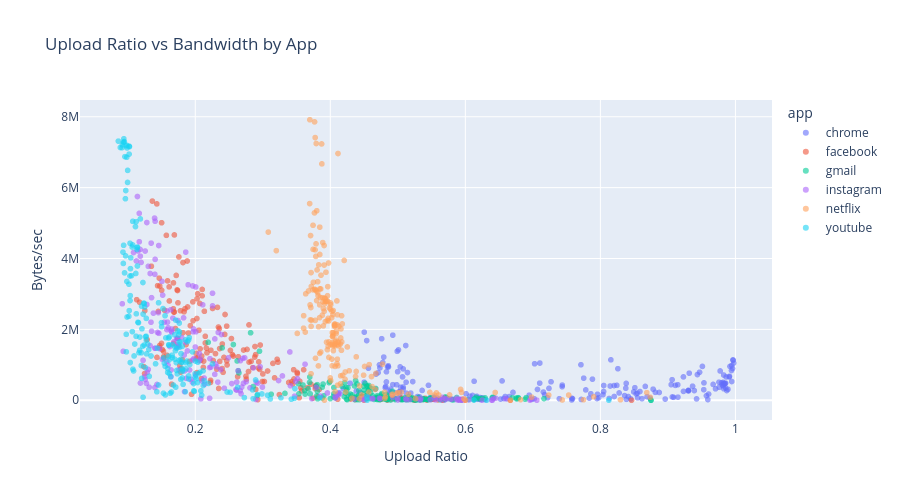

Here is the notebook cell this chart was saved with:
### Code cell
# 3.3 — Upload vs Download ratio scatter
fig = px.scatter(df, x='upload_ratio', y='bytes_per_sec', color='app',
                 title='Upload Ratio vs Bandwidth by App',
                 labels={'upload_ratio': 'Upload Ratio', 'bytes_per_sec': 'Bytes/sec'},
                 opacity=0.6)
fig.update_layout(height=500)
fig.show()

### Figure 1 — Plotly figure (JSON) as saved in the notebook; plotly's stock layout.template omitted (floating-point values rounded to 4 significant figures; data arrays with more than 128 entries replaced by an {"elided": "..."} marker saying what was removed)
{"data": [{"hovertemplate": "app=chrome<br>Upload Ratio=%{x}<br>Bytes/sec=%{y}<extra></extra>", "legendgroup": "chrome", "marker": {"color": "#636efa", "opacity": 0.6, "symbol": "circle"}, "mode": "markers", "name": "chrome", "showlegend": true, "type": "scattergl", "x": {"elided": "198 float values"}, "xaxis": "x", "y": {"elided": "198 float values"}, "yaxis": "y"}, {"hovertemplate": "app=facebook<br>Upload Ratio=%{x}<br>Bytes/sec=%{y}<extra></extra>", "legendgroup": "facebook", "marker": {"color": "#EF553B", "opacity": 0.6, "symbol": "circle"}, "mode": "markers", "name": "facebook", "showlegend": true, "type": "scattergl", "x": {"elided": "198 float values"}, "xaxis": "x", "y": {"elided": "198 float values"}, "yaxis": "y"}, {"hovertemplate": "app=gmail<br>Upload Ratio=%{x}<br>Bytes/sec=%{y}<extra></extra>", "legendgroup": "gmail", "marker": {"color": "#00cc96", "opacity": 0.6, "symbol": "circle"}, "mode": "markers", "name": "gmail", "showlegend": true, "type": "scattergl", "x": {"elided": "198 float values"}, "xaxis": "x", "y": {"elided": "198 float values"}, "yaxis": "y"}, {"hovertemplate": "app=instagram<br>Upload Ratio=%{x}<br>Bytes/sec=%{y}<extra></extra>", "legendgroup": "instagram", "marker": {"color": "#ab63fa", "opacity": 0.6, "symbol": "circle"}, "mode": "markers", "name": "instagram", "showlegend": true, "type": "scattergl", "x": {"elided": "199 float values"}, "xaxis": "x", "y": {"elided": "199 float values"}, "yaxis": "y"}, {"hovertemplate": "app=netflix<br>Upload Ratio=%{x}<br>Bytes/sec=%{y}<extra></extra>", "legendgroup": "netflix", "marker": {"color": "#FFA15A", "opacity": 0.6, "symbol": "circle"}, "mode": "markers", "name": "netflix", "showlegend": true, "type": "scattergl", "x": {"elided": "198 float values"}, "xaxis": "x", "y": {"elided": "198 float values"}, "yaxis": "y"}, {"hovertemplate": "app=youtube<br>Upload Ratio=%{x}<br>Bytes/sec=%{y}<extra></extra>", "legendgroup": "youtube", "marker": {"color": "#19d3f3", "opacity": 0.6, "symbol": "circle"}, "mode": "markers", "name": "youtube", "showlegend": true, "type": "scattergl", "x": {"elided": "197 float values"}, "xaxis": "x", "y": {"elided": "197 float values"}, "yaxis": "y"}], "layout": {"height": 500, "legend": {"title": {"text": "app"}, "tracegroupgap": 0}, "title": {"text": "Upload Ratio vs Bandwidth by App"}, "xaxis": {"anchor": "y", "domain": [0, 1], "title": {"text": "Upload Ratio"}}, "yaxis": {"anchor": "x", "domain": [0, 1], "title": {"text": "Bytes/sec"}}}}
